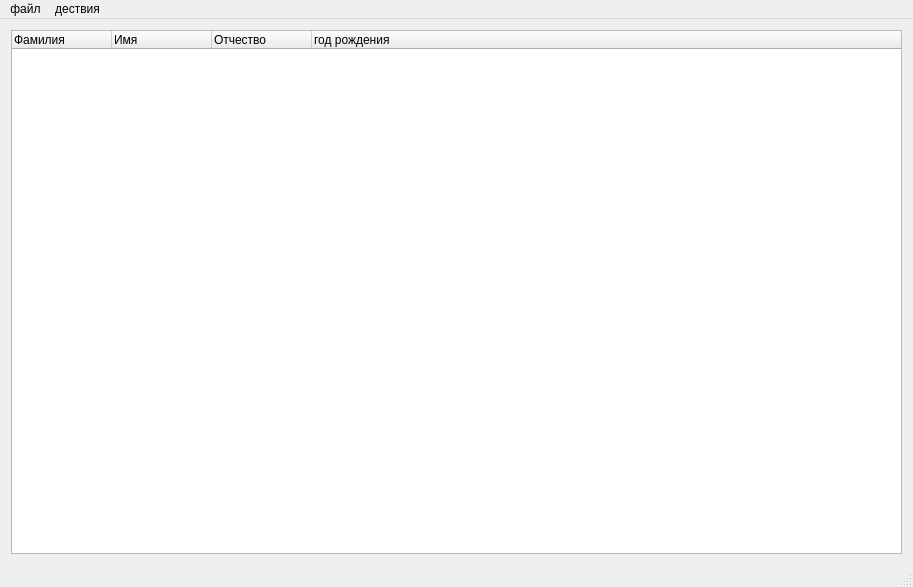
<?xml version="1.0" encoding="UTF-8"?>
<ui version="4.0">
 <class>MainWindow</class>
 <widget class="QMainWindow" name="MainWindow">
  <property name="geometry">
   <rect>
    <x>0</x>
    <y>0</y>
    <width>913</width>
    <height>587</height>
   </rect>
  </property>
  <property name="windowTitle">
   <string>MainWindow</string>
  </property>
  <widget class="QWidget" name="centralWidget">
   <layout class="QGridLayout" name="gridLayout">
    <item row="0" column="0">
     <widget class="QTreeWidget" name="treeWidget">
      <column>
       <property name="text">
        <string notr="true">Фамилия</string>
       </property>
      </column>
      <column>
       <property name="text">
        <string>Имя</string>
       </property>
      </column>
      <column>
       <property name="text">
        <string>Отчество</string>
       </property>
      </column>
      <column>
       <property name="text">
        <string>год рождения</string>
       </property>
      </column>
     </widget>
    </item>
   </layout>
  </widget>
  <widget class="QMenuBar" name="menuBar">
   <property name="geometry">
    <rect>
     <x>0</x>
     <y>0</y>
     <width>913</width>
     <height>29</height>
    </rect>
   </property>
   <widget class="QMenu" name="menu">
    <property name="title">
     <string>файл</string>
    </property>
    <addaction name="action"/>
    <addaction name="action_2"/>
    <addaction name="action_3"/>
   </widget>
   <widget class="QMenu" name="menu_2">
    <property name="title">
     <string>дествия</string>
    </property>
    <widget class="QMenu" name="menu_3">
     <property name="title">
      <string>дествие2</string>
     </property>
     <addaction name="separator"/>
    </widget>
    <addaction name="action_1"/>
    <addaction name="menu_3"/>
   </widget>
   <addaction name="menu"/>
   <addaction name="menu_2"/>
  </widget>
  <widget class="QStatusBar" name="statusBar"/>
  <action name="action">
   <property name="text">
    <string>первый</string>
   </property>
  </action>
  <action name="action_2">
   <property name="text">
    <string>втрой</string>
   </property>
  </action>
  <action name="action_3">
   <property name="text">
    <string>третий</string>
   </property>
  </action>
  <action name="action_1">
   <property name="text">
    <string>дествие1</string>
   </property>
  </action>
 </widget>
 <layoutdefault spacing="6" margin="11"/>
 <resources/>
 <connections/>
</ui>
